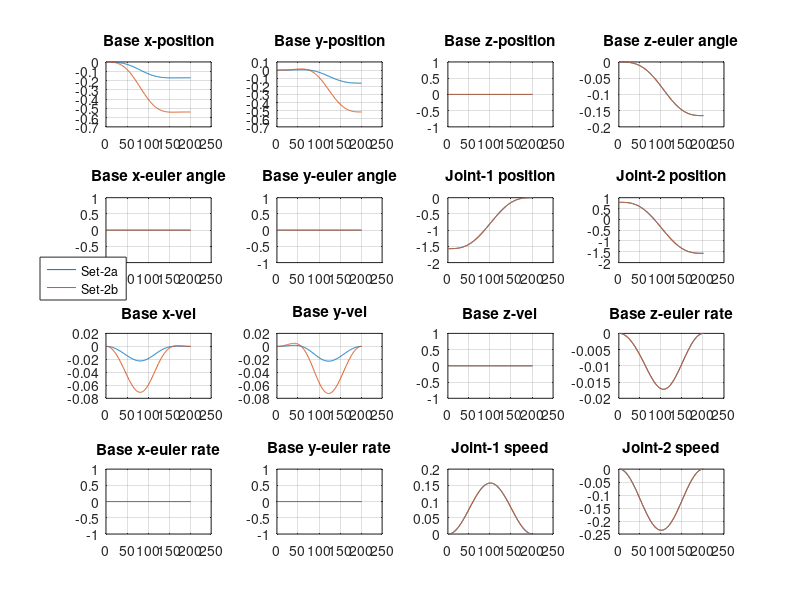
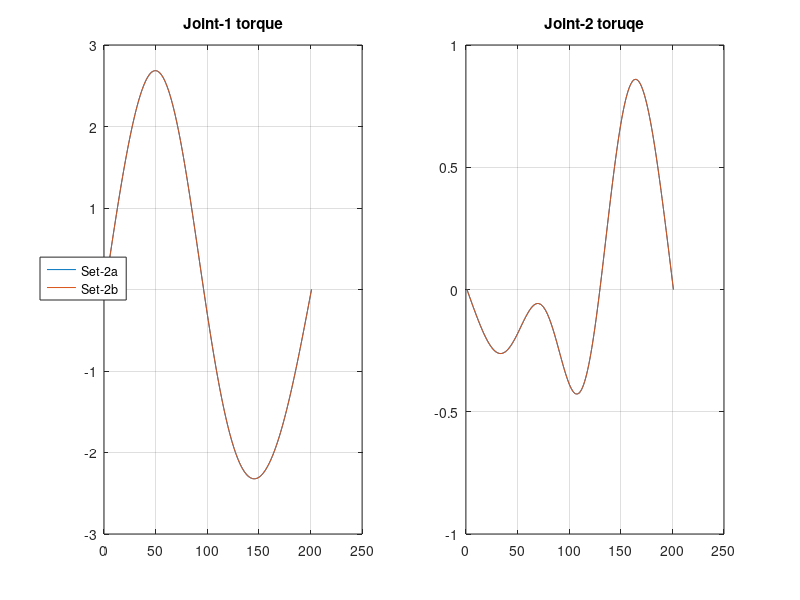

Source code (MATLAB) for these figures, in order:
clear all; close all; clc;

statevar_1 = load('statevar_2a.dat');
statevar_2 = load('statevar_2b.dat');

[num_rows, num_cols] = size(statevar_1);

figure();
text = {'Base x-position', 'Base y-position', 'Base z-position', 'Base z-euler angle', ...
    'Base x-euler angle', 'Base y-euler angle', 'Joint-1 position', 'Joint-2 position', ...
    'Base x-vel', 'Base y-vel', 'Base z-vel', 'Base z-euler rate', ...
    'Base x-euler rate', 'Base y-euler rate', 'Joint-1 speed', 'Joint-2 speed'};
for curr_col = 1 : num_cols - 1
    subplot(4,4,curr_col);
    plot(1:1:num_rows, statevar_1(:, curr_col), 1:1:num_rows, statevar_2(:, curr_col));
    grid on;
    title(text{curr_col});
end
hL = legend('Set-2a', 'Set-2b');
set(hL,'Position', [0.05 0.5 0.05 0.05], 'Units', 'normalized');
set(gcf,'units','pixels','position',[0, 0, 1366, 768]);

tor_1 = load('tor_2a.dat');
tor_2 = load('tor_2b.dat');

[num_rows, num_cols] = size(tor_1);

figure();
text = {'Joint-1 torque', 'Joint-2 toruqe'};
for curr_col = 1 : num_cols
    subplot(1,2,curr_col);
    plot(1:1:num_rows, tor_1(:, curr_col), 1:1:num_rows, tor_2(:, curr_col));
    grid on;
    title(text{curr_col});
end
hL = legend('Set-2a', 'Set-2b');
set(hL,'Position', [0.05 0.5 0.05 0.05], 'Units', 'normalized');
set(gcf,'units','pixels','position',[0, 0, 1366, 768]);